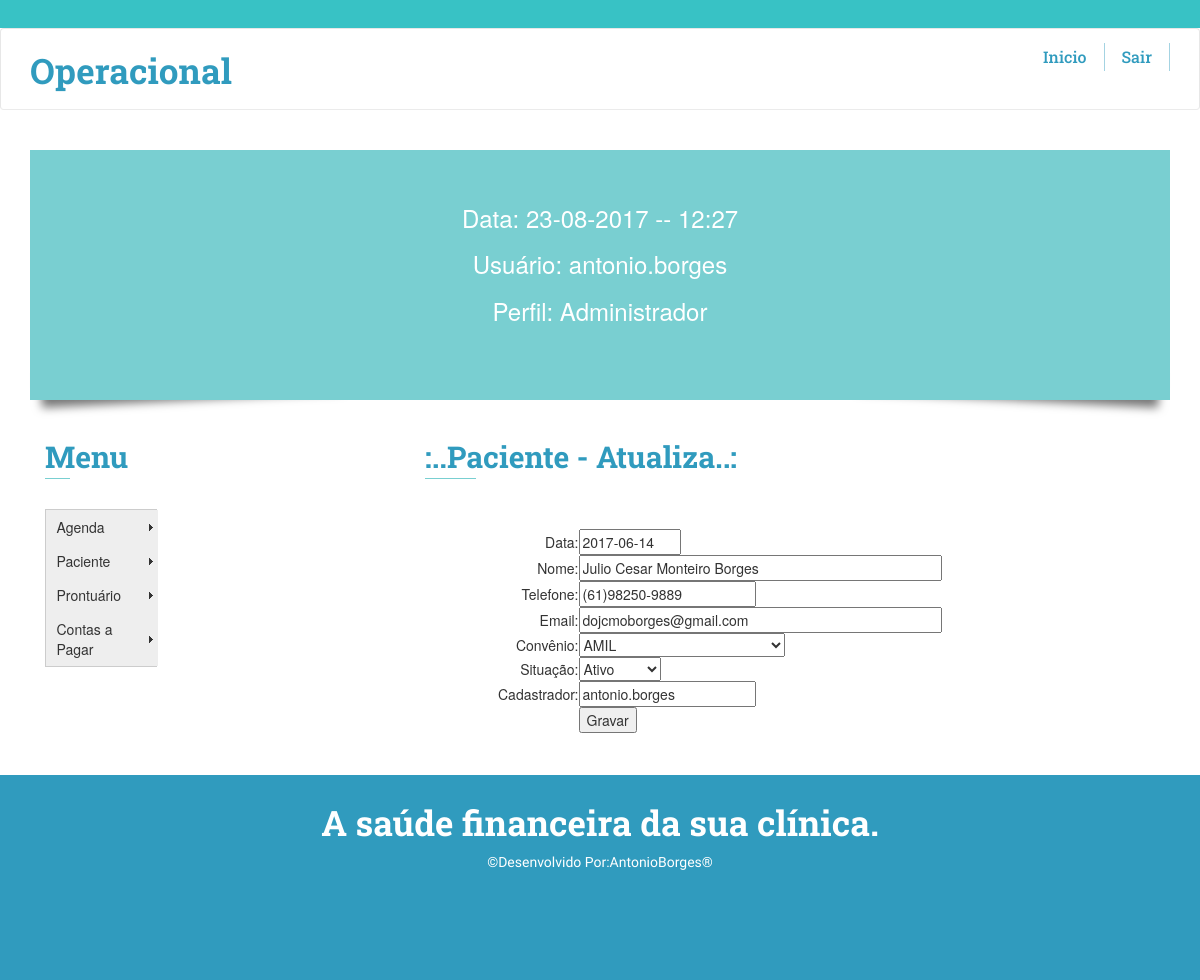
Screenshot of /operacional/Oper_Pac03.php?id_pac=1 (signed in) with the database file from the repository.
### tables this page shows
CREATE TABLE IF NOT EXISTS `acesso` (
  `id_ace` int(11) NOT NULL AUTO_INCREMENT,
  `usu_data` date NOT NULL,
  `usu_id` int(5) NOT NULL,
  `login` varchar(20) NOT NULL,
  `senha` varchar(20) NOT NULL,
  `perfil_id` int(2) NOT NULL,
  `situacao_ace` int(2) NOT NULL,
  `cadastrador_ace` varchar(40) NOT NULL,
  PRIMARY KEY (`id_ace`),
  UNIQUE KEY `login` (`login`),
  KEY `usu_id` (`usu_id`),
  KEY `perfil_id` (`perfil_id`),
  KEY `situacao_ace` (`situacao_ace`)
);

CREATE TABLE IF NOT EXISTS `perfil` (
  `id_pf` int(11) NOT NULL AUTO_INCREMENT,
  `nome_pf` varchar(40) NOT NULL,
  PRIMARY KEY (`id_pf`)
);

CREATE TABLE IF NOT EXISTS `paciente` (
  `id_pac` int(11) NOT NULL AUTO_INCREMENT,
  `data_pac` date NOT NULL,
  `nome_pac` varchar(255) NOT NULL,
  `cpf_pac` varchar(40) NOT NULL,
  `end_pac` varchar(80) NOT NULL,
  `bairro_pac` varchar(80) DEFAULT NULL,
  `cidade_pac` int(11) NOT NULL,
  `uf_pac` int(11) NOT NULL,
  `cep_pac` varchar(20) DEFAULT NULL,
  `fone_pac` varchar(20) NOT NULL,
  `email_pac` varchar(255) DEFAULT NULL,
  `conv_id` int(5) DEFAULT NULL,
  `situacao_pac` int(2) NOT NULL,
  `cadastrador_pac` varchar(40) NOT NULL,
  PRIMARY KEY (`id_pac`)
);

CREATE TABLE IF NOT EXISTS `convenio` (
  `id_conv` int(11) NOT NULL AUTO_INCREMENT,
  `nome_conv` varchar(255) NOT NULL,
  `situacao_conv` int(2) NOT NULL,
  `cadastrador_conv` varchar(40) NOT NULL,
  PRIMARY KEY (`id_conv`),
  KEY `situacao_conv` (`situacao_conv`),
  KEY `situacao_conv_2` (`situacao_conv`)
);

CREATE TABLE IF NOT EXISTS `situacao` (
  `id_situa` int(11) NOT NULL AUTO_INCREMENT,
  `tipo_situa` varchar(40) NOT NULL,
  PRIMARY KEY (`id_situa`)
);

### operacional/Oper_Pac03.php (the view, shortened to what this page needs)
<?php require_once('../Connections/rec01.php'); ?>
<?php
$logoutAction = $_SERVER['PHP_SELF']."?doLogout=true";
if ((isset($_SERVER['QUERY_STRING'])) && ($_SERVER['QUERY_STRING'] != "")){
  $logoutAction .="&". htmlentities($_SERVER['QUERY_STRING']);
}
?>
<?php
if (!function_exists("GetSQLValueString")) {
function GetSQLValueString($theValue, $theType, $theDefinedValue = "", $theNotDefinedValue = "")
{
  $theValue = function_exists("mysql_real_escape_string") ? mysql_real_escape_string($theValue) : mysql_escape_string($theValue);
  switch ($theType) {
    case "long":
    case "int":
      $theValue = ($theValue != "") ? intval($theValue) : "NULL";
      break;
  }
  return $theValue;
}
}
$editFormAction = $_SERVER['PHP_SELF'];
if (isset($_SERVER['QUERY_STRING'])) {
  $editFormAction .= "?" . htmlentities($_SERVER['QUERY_STRING']);
}
$colname_cs_paciente = "-1";
if (isset($_GET['id_pac'])) {
  $colname_cs_paciente = $_GET['id_pac'];
}
$query_cs_paciente = sprintf("SELECT id_pac, data_pac, nome_pac, fone_pac, email_pac, conv_id, situacao_pac, cadastrador_pac FROM paciente WHERE id_pac = %s", GetSQLValueString($colname_cs_paciente, "int"));
$cs_paciente = mysql_query($query_cs_paciente, $rec01) or die(mysql_error());
$row_cs_paciente = mysql_fetch_assoc($cs_paciente);
$query_cs_convenio = "SELECT id_conv, nome_conv FROM convenio ORDER BY nome_conv ASC";
$cs_convenio = mysql_query($query_cs_convenio, $rec01) or die(mysql_error());
$row_cs_convenio = mysql_fetch_assoc($cs_convenio);
$query_cs_situacao = "SELECT id_situa, tipo_situa FROM situacao ORDER BY tipo_situa ASC";
$cs_situacao = mysql_query($query_cs_situacao, $rec01) or die(mysql_error());
$row_cs_situacao = mysql_fetch_assoc($cs_situacao);
?>
<!doctype html>
<html>
			<link href="../SpryAssets/SpryValidationTextField.css" rel="stylesheet" type="text/css">
            <link href="../SpryAssets/SpryValidationSelect.css" rel="stylesheet" type="text/css">
<body>
            <div class="header" id="home">
			<div class="header-top">
              </div>
                    <div class="header_nav" id="home">
                    <nav class="navbar navbar-default chn-gd">
					<div class="container">
					<div class="navbar-header">
					<a class="navbar-brand logo-st" href="#">Operacional</a>
					</div>
					<div class="collapse navbar-collapse" id="bs-example-navbar-collapse-1">
					<ul class="nav navbar-nav navbar-right">
						<li>
						<a href="./principal_Oper01.php">Inicio</a>
						</li>
						<li>
						<a href="<?php echo $logoutAction ?>">Sair</a>
						</li>
					</ul>
					</div>
				  </div>
			  </nav>
          </div>
	</div>
				<?php include('../restrito/identifica01.php');?>
		<?php include('Menu_Operacional.php');?>
                        <div class="col-md-8 ser-fet">
						<h3>:..Paciente - Atualiza..:</h3>
						<span class="line"></span>
						<div class="features">
							<div class="col-md-6 fet-pad">
								<div class="div-margin">
									<div class="col-md-3 fet-pad wid">
									</div>
									<div class="col-md-9 fet-pad wid2">
                                      <br>
                                      <form method="post" name="form1" action="<?php echo $editFormAction; ?>">
                                        <table width="100%" border="0" align="center" cellpadding="10" cellspacing="10">
                                          <tr valign="baseline">
                                            <td width="13%" align="right" nowrap>Data:</td>
                                            <td width="87%"><input type="text" name="data_pac" value="<?php echo htmlentities($row_cs_paciente['data_pac'], ENT_COMPAT, ''); ?>" size="10"></td>
                                          </tr>
                                          <tr valign="baseline">
                                            <td nowrap align="right">Nome:</td>
                                            <td><input name="nome_pac" type="text" value="<?php echo htmlentities($row_cs_paciente['nome_pac'], ENT_COMPAT, ''); ?>" size="45" maxlength="255"></td>
                                          </tr>
                                          <tr valign="baseline">
                                            <td nowrap align="right">Telefone:</td>
                                            <td><input name="fone_pac" type="text" value="<?php echo htmlentities($row_cs_paciente['fone_pac'], ENT_COMPAT, ''); ?>" size="20" maxlength="20"></td>
                                          </tr>
                                          <tr valign="baseline">
                                            <td nowrap align="right">Email:</td>
                                            <td><input name="email_pac" type="text" value="<?php echo htmlentities($row_cs_paciente['email_pac'], ENT_COMPAT, ''); ?>" size="45" maxlength="255"></td>
                                          </tr>
                                          <tr valign="baseline">
                                            <td nowrap align="right">Convênio:</td>
                                            <td>
                                              <select name="conv_id" id="conv_id">
                                                <?php
													do {
													?>
													<option value="<?php echo $row_cs_convenio['id_conv']?>"
													<?php if (!(strcmp($row_cs_convenio['id_conv'], $row_cs_paciente['conv_id'])))
													 {echo "selected=\"selected\"";} ?>><?php echo $row_cs_convenio['nome_conv']?></option>
																									<?php
													} while ($row_cs_convenio = mysql_fetch_assoc($cs_convenio));
													?>
                                            </select></td>
                                          </tr>
                                          <tr valign="baseline">
                                            <td nowrap align="right">Situação:</td>
                                            <td>
                                              <select name="situacao_pac" id="situacao_pac">
                                                <?php
												do {
												?>
												<option value="<?php echo $row_cs_situacao['id_situa']?>"
												<?php if (!(strcmp($row_cs_situacao['id_situa'], $row_cs_paciente['situacao_pac'])))
												{echo "selected=\"selected\"";} ?>><?php echo $row_cs_situacao['tipo_situa']?></option>
																								<?php
												} while ($row_cs_situacao = mysql_fetch_assoc($cs_situacao));
												?>
                                            </select></td>
                                          </tr>
                                          <tr valign="baseline">
                                            <td nowrap align="right">Cadastrador:</td>
                                            <td><input type="text" name="cadastrador_pac" value="<?php  echo $_SESSION['MM_Username'];?>"
                                            size="20" maxlength="40" readonly="readonly"></td>
                                          </tr>
                                          <tr valign="baseline">
                                            <td nowrap align="right">&nbsp;</td>
                                            <td><input type="submit" value="Gravar"></td>
                                          </tr>
                                        </table>
                                      </form>
                                  </div>
                                    </div>
							</div>
						</div>
					</div>
</body>
</html>

### restrito/identifica01.php (shortened to what this page needs)
<?php require_once('../Connections/rec01.php'); ?>
<?php
$usuario=$_SESSION['MM_Username'];
$query_cs_usuario = "SELECT id_ace, usu_data, usu_id, login, senha, perfil_id, situacao_ace, cadastrador_ace, id_pf, nome_pf FROM acesso, perfil WHERE perfil_id=id_pf AND login='$usuario'";
$cs_usuario = mysql_query($query_cs_usuario, $rec01) or die(mysql_error());
$row_cs_usuario = mysql_fetch_assoc($cs_usuario);
?>
<html>
	<body>
			<div class="container">
				<ul class="box-shadow effect2">
					<li>
                    	<h3><font color="white" size="+2"><?php  date_default_timezone_set('America/Sao_Paulo');
																	$date = date('d-m-Y -- H:i');
																	echo "Data:&nbsp;".$date;
														            ?></font></h3><br>
						<h3><font color="white" size="+2"><?php  echo "Usuário:&nbsp".$_SESSION['MM_Username'];?></font></h3><br>
                        <h3><font color="white" size="+2"><?php  echo "Perfil:&nbsp".$perfil=$row_cs_usuario['nome_pf'];?></font></h3><br>
					</li>
				</ul>
			</div>
	</body>
</html>

### css/style.css (style rules this page uses)
h4, h5, h6, h1, h2, h3 { margin: 0; }
ul, ol, li { margin: 0; }
p { margin: 0; }
body { margin:0; padding:0; }
.header-top { background:#38c2c5; padding: 1em 0em; }
.navbar-header a.navbar-brand.logo-st,.navbar-header a.navbar-brand.logo-st:hover { font-family: 'Roboto Slab', serif; font-weight:700; font-size: 35px; text-decoration:none; color:#309BBE; margin-top: 2px; }
nav.navbar.navbar-default.chn-gd { background-color: #fff; border-bottom: 1px solid #EBEBEB; padding: 1em 0em; margin: 0; }
.navbar-default .navbar-nav>li { border-right:1px solid rgba(48, 155, 190, 0.44); padding: 0px 5px 0px; }
.navbar-default .navbar-nav>li>a:focus,.navbar-default .navbar-nav>li>a { padding: 4px 12px; color: #309BBE !important; font-family: 'Roboto Slab', serif; font-weight: 500; font-size: 16px; }
ul.box-shadow li { text-align:center; position:relative; top:55px; }
ul.box-shadow { width:100%; height:250px; background:#79CFD1; margin:40px auto; }
.effect2 { position: relative; }
.effect2:before, .effect2:after { z-index: -1; position: absolute; content: ""; bottom: 15px; left: 10px; width: 50%; top: 80%; max-width:300px; background: #777; -webkit-box-shadow: 0 15px 10px #777; -moz-box-shadow: 0 15px 10px #777; box-shadow: 0 15px 10px #777; -webkit-transform: rotate(-3deg); -moz-transform: rotate(-3deg); -o-transform: rotate(-3deg); -ms-transform: rotate(-3deg); transform: rotate(-3deg); }
.effect2:after { -webkit-transform: rotate(3deg); -moz-transform: rotate(3deg); -o-transform: rotate(3deg); -ms-transform: rotate(3deg); transform: rotate(3deg); right: 10px; left: auto; }
.ser-fet h3 { color: #309BBE; font-weight: 700; font-family: 'Roboto Slab', serif; margin-bottom: 5px; font-size: 30px; }
span.line { height: 1px; background-color: #79CFD1; display: block; width: 7%; }
ul { padding: 0; list-style: none; }
.features { margin-top: 30px; }
.fet-pad { padding:0px 0px 0px 0px; }
.wid { width: 20%; }
.div-margin { padding-bottom: 35px; }
.footer { background:#309BBE; padding:2em 0em; }
.footer-text { text-align:center; }
.footer-text h3 a,.footer-text h3 a:hover { font-family: 'Roboto Slab', serif; font-weight: 700; font-size: 35px; text-decoration: none; color: #fff; margin-bottom: 10px; }
.footer-text p { margin-top: 10px; color: #fff; font-family: 'Monda', sans-serif; font-size: 14px; font-weight: 100; }

### rows the page displays
acesso: perfil.nome_pf "Administrador"
paciente: data_pac "2017-06-14", nome_pac "Julio Cesar Monteiro Borges", fone_pac "(61)98250-9889", email_pac "dojcmoborges@gmail.com", conv_id "AMIL", situacao_pac "Ativo"

### other values shown
$date "23-08-2017 -- 12:27"
$_SESSION['MM_Username'] "antonio.borges"
